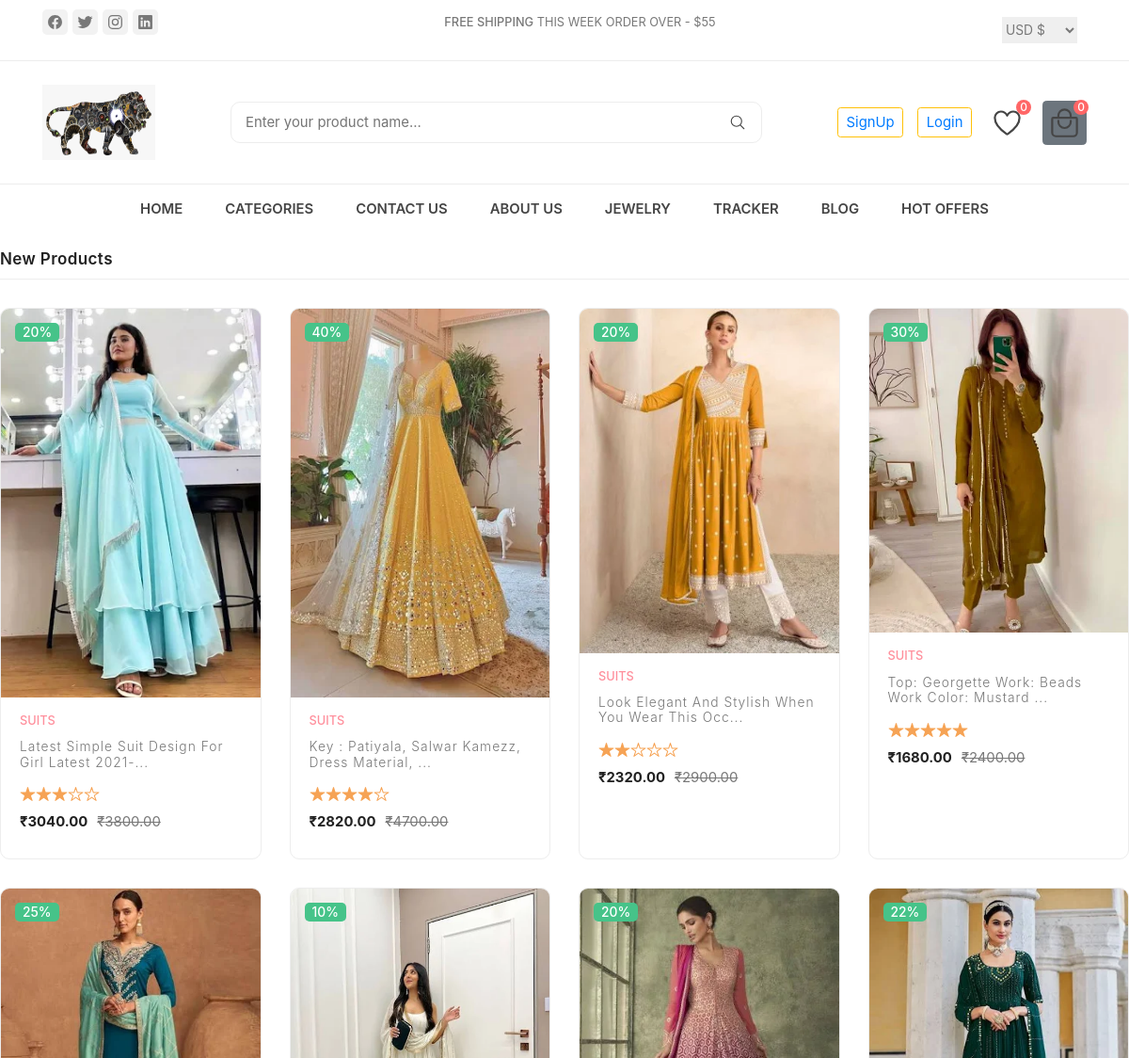
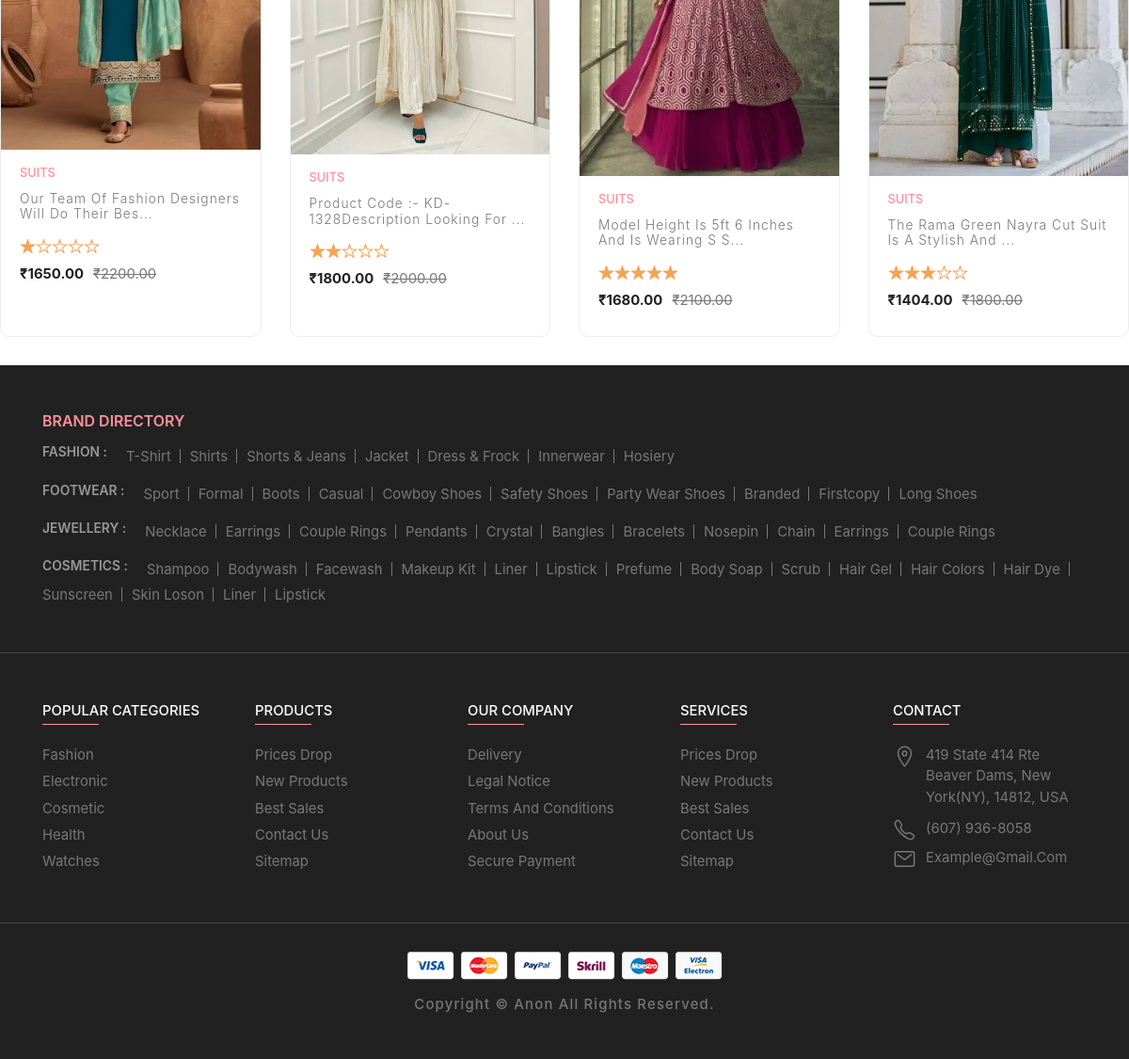
The page /suits/ on the database its author committed (2 pictures, top to bottom).
### productcart/models.py (models this page shows, shortened)
class Products(models.Model):
    product_name = models.CharField(max_length=100)
    product_desc = HTMLField()
    product_price = models.DecimalField(max_digits=10, decimal_places=2, default=None)
    product_image = models.ImageField(upload_to="products/", max_length=250, null=True, default=None)
    showcase_badge = models.CharField(max_length=10, null=True, blank=True)
    showcase_rating = models.PositiveIntegerField(null=True, blank=True)
    discounted_price = models.DecimalField(max_digits=10, decimal_places=2, null=True, blank=True)
    category = models.ForeignKey(Category, on_delete=models.CASCADE)
    subcategory = models.ForeignKey(Subcategory, on_delete=models.CASCADE, blank=True, null=True)

### mysite/views.py (the view)
# urls.py: path('suits/',views.render_suits),
def render_suits(request):
    try:
        mens_category = Category.objects.get(name="Womens")
        subcategory_name = "suits"
        subcategory = Subcategory.objects.get(name=subcategory_name)
        productdata = Products.objects.filter(category=mens_category, subcategory=subcategory)
        for product in productdata:
            if product.showcase_rating is not None:
                product.rating_difference = 5 - product.showcase_rating
            else:
                product.rating_difference = 5
        data = {
            'productdata': productdata
        }
        return render(request, "suits.html", data)
    except Category.DoesNotExist:
        return HttpResponse("Womens category does not exist")
    except Subcategory.DoesNotExist:
        return HttpResponse("Subcategory 'suits' does not exist")

### productcart/templatetags/custom_filters.py (called while the page is built)
@register.filter
def get_range(value):
    return range(1, value + 1)

### templates/suits.html (shortened to what this page needs)
{% extends 'base.html' %}
{% load custom_filters %}
{% block content %}
<div class="product-main">
  <h2 class="title">New Products</h2>
  <div class="product-grid">
      {% for product in productdata %}
      <div class="showcase">
          <div class="showcase-banner">
              <img src="/media/{{ product.product_image|safe }}" alt="{{ product.product_name }}" width="300" class="product-img default">
              <p class="showcase-badge">{{ product.showcase_badge }}</p>
          </div>
          <div class="showcase-content">
              <a href="#" class="showcase-category">{{ product.product_name|safe }}</a>
              <a href="#">
                  <h3 class="showcase-title">{{ product.product_desc|slice:":50"|safe }}...</h3>
              </a>
              <div class="showcase-rating">
                  {% for _ in product.showcase_rating|default:0|get_range %}
                      <ion-icon name="star"></ion-icon>
                  {% endfor %}
                  {% for _ in product.rating_difference|default:0|get_range %}
                      <ion-icon name="star-outline"></ion-icon>
                  {% endfor %}
              </div>
              <div class="price-box">
                  <p class="price">&#x20B9;{{ product.discounted_price|safe }}</p>
                  <del>&#x20B9;{{ product.product_price|safe }}</del>
              </div>
          </div>
      </div>
      {% endfor %}
  </div>
</div>
{% endblock %}

### static/css/style-prefix.css (style rules this page uses)
:root { --spanish-gray: hsl(0, 0%, 60%); --sonic-silver: hsl(0, 0%, 47%); --eerie-black: hsl(0, 0%, 13%); --salmon-pink: hsl(353, 100%, 78%); --sandy-brown: hsl(29, 90%, 65%); --bittersweet: hsl(0, 100%, 70%); --ocean-green: hsl(152, 51%, 52%); --davys-gray: hsl(0, 0%, 33%); --cultured: hsl(0, 0%, 93%); --white: hsl(0, 100%, 100%); --onyx: hsl(0, 0%, 27%); --fs-1: 1.563rem; --fs-2: 1.375rem; --fs-3: 1.25rem; --fs-4: 1.125rem; --fs-5: 1rem; --fs-6: 0.938rem; --fs-7: 0.875rem; --fs-8: 0.813rem; --fs-9: 0.75rem; --fs-10: 0.688rem; --fs-11: 0.625rem; --weight-300: 300; --weight-400: 400; --weight-500: 500; --weight-600: 600; --weight-700: 700; --border-radius-md: 10px; --border-radius-sm: 5px; --transition-timing: 0.2s ease; }
*, *::before, *::after { margin: 0; padding: 0; -webkit-box-sizing: border-box; box-sizing: border-box; }
html { font-family: "Poppins", sans-serif; -ms-scroll-chaining: none; overscroll-behavior: contain; }
body { background: var(--white); }
.title { color: var(--eerie-black); font-size: var(--fs-5); font-weight: var(--weight-600); letter-spacing: 0.4px; text-transform: capitalize; padding-bottom: 10px; border-bottom: 1px solid var(--cultured); margin-bottom: 30px; }
.product-main { margin-bottom: 30px; }
.product-grid { display: -ms-grid; display: grid; -ms-grid-columns: 1fr; grid-template-columns: 1fr; gap: 25px; }
.product-grid .showcase { border: 1px solid var(--cultured); -webkit-border-radius: var(--border-radius-md); border-radius: var(--border-radius-md); overflow: hidden; -webkit-transition: var(--transition-timing); -o-transition: var(--transition-timing); transition: var(--transition-timing); }
.product-grid .showcase-banner { position: relative; }
.product-grid .product-img { width: 100%; height: 100%; -o-object-fit: cover; object-fit: cover; -webkit-transition: var(--transition-timing); -o-transition: var(--transition-timing); transition: var(--transition-timing); }
.product-grid .product-img.default { position: relative; z-index: 1; }
.product-grid .showcase-badge { position: absolute; top: 15px; left: 15px; background: var(--ocean-green); font-size: var(--fs-8); font-weight: var(--weight-500); color: var(--white); padding: 0 8px; -webkit-border-radius: var(--border-radius-sm); border-radius: var(--border-radius-sm); z-index: 3; }
.product-grid .showcase-content { padding: 15px 20px 0; }
.product-grid .showcase-category { color: var(--salmon-pink); font-size: var(--fs-9); font-weight: var(--weight-500); text-transform: uppercase; margin-bottom: 10px; }
.product-grid .showcase-title { color: var(--sonic-silver); font-size: var(--fs-8); font-weight: var(--weight-300); text-transform: capitalize; letter-spacing: 1px; margin-bottom: 10px; -webkit-transition: var(--transition-timing); -o-transition: var(--transition-timing); transition: var(--transition-timing); }
.product-grid .showcase-rating { display: -webkit-box; display: -webkit-flex; display: -ms-flexbox; display: flex; color: var(--sandy-brown); margin-bottom: 10px; }
.product-grid .price-box { display: -webkit-box; display: -webkit-flex; display: -ms-flexbox; display: flex; gap: 10px; font-size: var(--fs-7); color: var(--eerie-black); margin-bottom: 10px; }
.product-grid .price { font-weight: var(--weight-700); }
.product-grid del { color: var(--sonic-silver); }
@media (min-width: 480px) { :root { --fs-1: 1.875rem; } }
@media (min-width: 480px) { .product-grid { -ms-grid-columns: 1fr 30px 1fr; grid-template-columns: 1fr 1fr; gap: 30px; } }
@media (min-width: 768px) { :root { --fs-1: 2.375rem; } }
@media (min-width: 768px) { html { font-size: 17px; } }
@media (min-width: 1024px) { :root { --fs-1: 2.625rem; --fs-2: 1.125rem; } }
@media (min-width: 1024px) { .product-grid { -ms-grid-columns: (1fr)[3]; grid-template-columns: repeat(3, 1fr); } }
@media (min-width: 1200px) { .product-grid { -ms-grid-columns: (1fr)[4]; grid-template-columns: repeat(4, 1fr); } }

### rows shown on the page
Products: product_image (picture), showcase_badge "20%", product_name "SUITS", product_desc "Latest Simple Suit Design For Girl Latest 2021-", discounted_price "3040.00", product_price "3800.00"
Products: product_image (picture), showcase_badge "40%", product_name "SUITS", product_desc "Key : Patiyala, Salwar Kamezz, Dress Material,", discounted_price "2820.00", product_price "4700.00"
Products: product_image (picture), showcase_badge "20%", product_name "SUITS", product_desc "Look Elegant And Stylish When You Wear This Occ", discounted_price "2320.00", product_price "2900.00"
Products: product_image (picture), showcase_badge "30%", product_name "SUITS", product_desc "Top: Georgette Work: Beads Work Color: Mustard", discounted_price "1680.00", product_price "2400.00"
Products: product_image (picture), showcase_badge "25%", product_name "SUITS", product_desc "Our Team Of Fashion Designers Will Do Their Bes", discounted_price "1650.00", product_price "2200.00"
Products: product_image (picture), showcase_badge "10%", product_name "SUITS", product_desc "Product Code :- KD-1328Description Looking For", discounted_price "1800.00", product_price "2000.00"
Products: product_image (picture), showcase_badge "20%", product_name "SUITS", product_desc "Model Height Is 5ft 6 Inches And Is Wearing S S", discounted_price "1680.00", product_price "2100.00"
Products: product_image (picture), showcase_badge "22%", product_name "SUITS", product_desc "The Rama Green Nayra Cut Suit Is A Stylish And", discounted_price "1404.00", product_price "1800.00"
